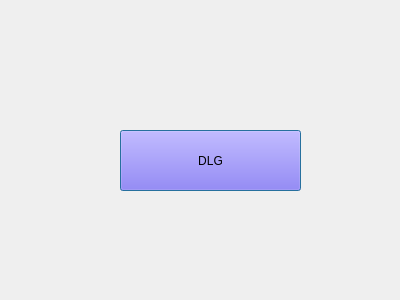
<?xml version="1.0" encoding="UTF-8"?>
<ui version="4.0">
 <class>Dialog</class>
 <widget class="QDialog" name="Dialog">
  <property name="geometry">
   <rect>
    <x>0</x>
    <y>0</y>
    <width>400</width>
    <height>300</height>
   </rect>
  </property>
  <property name="windowTitle">
   <string>Dialog</string>
  </property>
  <widget class="QPushButton" name="DlgPushButton">
   <property name="geometry">
    <rect>
     <x>120</x>
     <y>130</y>
     <width>181</width>
     <height>61</height>
    </rect>
   </property>
   <property name="styleSheet">
    <string notr="true">background-color: rgb(118, 84, 255);</string>
   </property>
   <property name="text">
    <string>DLG</string>
   </property>
  </widget>
 </widget>
 <resources/>
 <connections/>
</ui>
